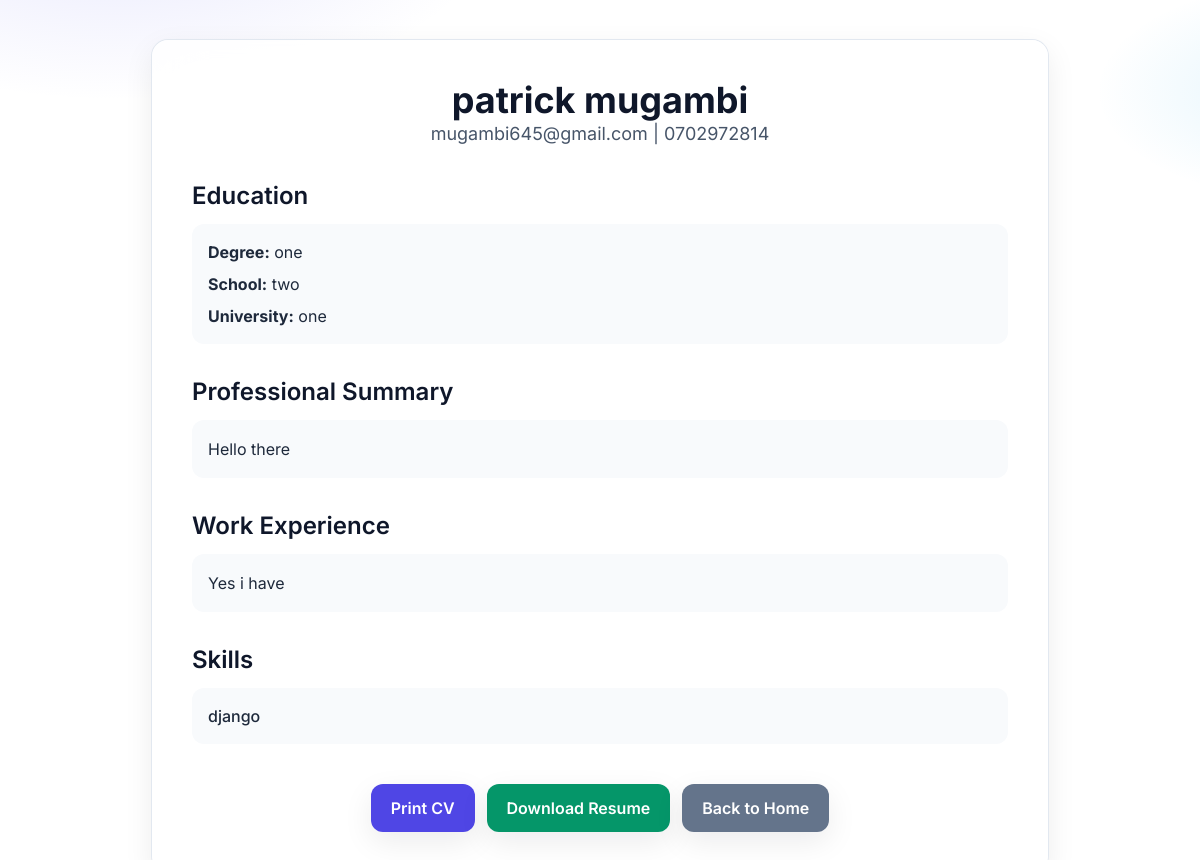
/1/, run on the app's committed database.
### myapp/models.py (models this page shows)
class Profile(models.Model):
    name = models.CharField(max_length=100)
    email = models.CharField(max_length=100)
    phone = models.CharField(max_length=20)
    degree = models.CharField(max_length=100)
    school = models.CharField(max_length=50)
    university = models.CharField(max_length=100)
    summary = models.TextField(max_length=2000)
    previous_work = models.TextField(max_length=2000)
    skills = models.CharField(max_length=200)

### myapp/views.py (the view)
# urls.py: path('<int:id>/',views.resume,name='resume'),
def resume(request,id):
    user_profile = Profile.objects.get(id=id)
    return render(request,'modern-resume.html',{'user_profile':user_profile})

### myapp/templates/modern-resume.html (shortened to what this page needs)
<!DOCTYPE html>
<html lang="en">
  <head>
    <script src="https://cdn.tailwindcss.com"></script>
  </head>
  <body
    class="min-h-screen flex items-center justify-center px-4 py-10 text-slate-800"
  >
    <div
      class="bg-white/80 backdrop-blur-xl rounded-2xl shadow-soft ring-1 ring-slate-200 w-full max-w-4xl p-10"
    >
      <div class="text-center mb-8">
        <h1 class="text-4xl font-bold text-slate-900">
          {{ user_profile.name }}
        </h1>
        <p class="text-lg text-slate-600">
          {{ user_profile.email }} | {{ user_profile.phone }}
        </p>
      </div>
      <div class="space-y-8">
        <section>
          <h2 class="text-2xl font-semibold text-slate-900 mb-3">Education</h2>
          <div class="bg-slate-50 rounded-xl p-4 space-y-2">
            <p>
              <span class="font-bold">Degree:</span> {{ user_profile.degree }}
            </p>
            <p>
              <span class="font-bold">School:</span> {{ user_profile.school }}
            </p>
            <p>
              <span class="font-bold">University:</span>
              {{user_profile.university }}
            </p>
          </div>
        </section>
        <section>
          <h2 class="text-2xl font-semibold text-slate-900 mb-3">
            Professional Summary
          </h2>
          <p class="bg-slate-50 rounded-xl p-4 leading-relaxed">
            {{ user_profile.summary }}
          </p>
        </section>
        <section>
          <h2 class="text-2xl font-semibold text-slate-900 mb-3">
            Work Experience
          </h2>
          <p class="bg-slate-50 rounded-xl p-4 leading-relaxed">
            {{ user_profile.previous_work }}
          </p>
        </section>
        <section>
          <h2 class="text-2xl font-semibold text-slate-900 mb-3">Skills</h2>
          <p class="bg-slate-50 rounded-xl p-4 font-medium">
            {{ user_profile.skills }}
          </p>
        </section>
      </div>
      <div class="mt-10 flex flex-wrap justify-center gap-3 no-print">
        <button
          onclick="window.print()"
          class="inline-flex items-center gap-2 rounded-xl bg-brand-600 text-white font-semibold px-5 py-3 shadow-soft hover:bg-brand-700 transition"
        >
          Print CV
        </button>
        <a
          href="{% url 'download_resume' user_profile.id %}"
          class="inline-flex items-center gap-2 rounded-xl bg-emerald-600 text-white font-semibold px-5 py-3 shadow-soft hover:bg-emerald-700 transition"
        >
          Download Resume
        </a>
        <a
          href="{% url 'dashboard' %}"
          class="inline-flex items-center gap-2 rounded-xl bg-slate-500 text-white font-semibold px-5 py-3 shadow-soft hover:bg-slate-600 transition"
        >
          Back to Home
        </a>
      </div>
    </div>
  </body>
</html>

### myapp/templates/modern-resume.html (style rules this page uses)
body { background-image: radial-gradient( 60rem 30rem at 10% -10%, rgba(99, 102, 241, 0.15), transparent 40% ), radial-gradient( 40rem 20rem at 110% 10%, rgba(14, 165, 233, 0.12), transparent 35% ); }

### data on the page
Profile: name "patrick mugambi", email "mugambi645@gmail.com", phone "0702972814", degree "one", school "two", university "one", summary "Hello there", previous_work "Yes i have", skills "django"
